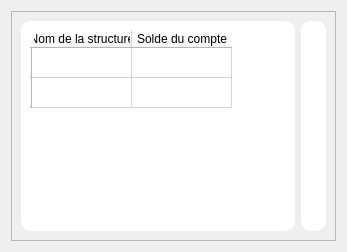
         <widget class="QWidget" name="compte">
          <layout class="QVBoxLayout" name="verticalLayout_14">
           <item>
            <widget class="QFrame" name="zonebb_4">
             <property name="frameShape">
              <enum>QFrame::StyledPanel</enum>
             </property>
             <property name="frameShadow">
              <enum>QFrame::Raised</enum>
             </property>
             <layout class="QHBoxLayout" name="horizontalLayout_13">
              <item>
               <widget class="QWidget" name="tableData_7" native="true">
                <property name="styleSheet">
                 <string notr="true">background:white;
border-radius: 10px;</string>
                </property>
                <layout class="QHBoxLayout" name="horizontalLayout_33">
                 <item>
                  <widget class="QTableWidget" name="compteTable">
                   <row>
                    <property name="text">
                     <string/>
                    </property>
                   </row>
                   <row>
                    <property name="text">
                     <string/>
                    </property>
                   </row>
                   <column>
                    <property name="text">
                     <string>Nom de la structure</string>
                    </property>
                   </column>
                   <column>
                    <property name="text">
                     <string>Solde du compte</string>
                    </property>
                   </column>
                  </widget>
                 </item>
                </layout>
               </widget>
              </item>
              <item>
               <widget class="QWidget" name="actions_service_6" native="true">
                <property name="styleSheet">
                 <string notr="true">background:white;
border-radius: 10px;</string>
                </property>
                <layout class="QVBoxLayout" name="verticalLayout_27">
                 <item>
                  <widget class="QLabel" name="serviceLabel_6">
                   <property name="maximumSize">
                    <size>
                     <width>300</width>
                     <height>230</height>
                    </size>
                   </property>
                   <property name="text">
                    <string/>
                   </property>
                   <property name="pixmap">
                    <pixmap>../static/asset/svg/undraw_authentication_fsn5.svg</pixmap>
                   </property>
                   <property name="scaledContents">
                    <bool>true</bool>
                   </property>
                  </widget>
                 </item>
                </layout>
               </widget>
              </item>
             </layout>
            </widget>
           </item>
          </layout>
         </widget>
